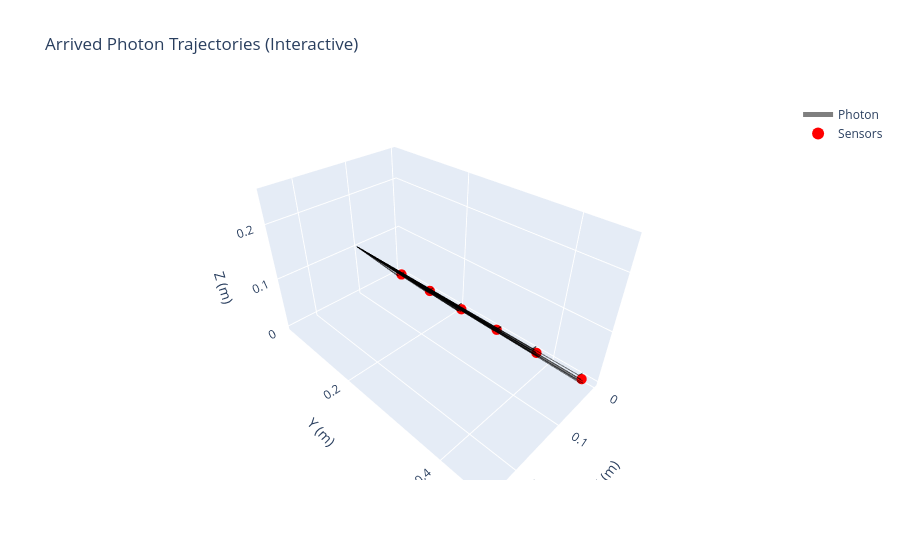

The notebook cell this image was saved under:
### Code cell
import plotly.graph_objects as go

# Filter only arrived photons
df_arrived = df[df['event_type'] == 'arrived']

fig = go.Figure()

# Plot up to 500 trajectories for clarity
for i, traj_str in enumerate(df_arrived['trajectory']):
  if i >= 500:
    break
  points = np.array([list(map(float, p.split(','))) for p in traj_str.split(';')], dtype=float)
  fig.add_trace(go.Scatter3d(
    x=points[:,0], y=points[:,1], z=points[:,2],
    mode='lines',
    line=dict(color='black', width=2),
    opacity=0.5,
    name='Photon' if i == 0 else None,
    showlegend=(i == 0)
  ))

# Add sensor positions
sensor_pos = np.array(sensor_positions)
fig.add_trace(go.Scatter3d(
  x=sensor_pos[:,0], y=sensor_pos[:,1], z=sensor_pos[:,2],
  mode='markers',
  marker=dict(size=6, color='red'),
  name='Sensors'
))

fig.update_layout(
  scene=dict(
    xaxis_title='X (m)',
    yaxis_title='Y (m)',
    zaxis_title='Z (m)',
  ),
  title='Arrived Photon Trajectories (Interactive)',
  legend=dict(itemsizing='constant')
)

fig.show()

### Figure 1 — Plotly figure (JSON) as saved in the notebook; plotly's stock layout.template omitted (floating-point values rounded to 4 significant figures)
{"data": [{"line": {"color": "black", "width": 2}, "mode": "lines", "name": "Photon", "opacity": 0.5, "showlegend": true, "type": "scatter3d", "x": [0.25, 0.01408], "y": [0.25, 0.462], "z": [0.25, 0.0]}, {"line": {"color": "black", "width": 2}, "mode": "lines", "opacity": 0.5, "showlegend": false, "type": "scatter3d", "x": [0.25, 0.01088], "y": [0.25, 0.3754], "z": [0.25, 0.0]}, {"line": {"color": "black", "width": 2}, "mode": "lines", "opacity": 0.5, "showlegend": false, "type": "scatter3d", "x": [0.25, 0.01011], "y": [0.25, 0.3772], "z": [0.25, 0.004309]}, {"line": {"color": "black", "width": 2}, "mode": "lines", "opacity": 0.5, "showlegend": false, "type": "scatter3d", "x": [0.25, 0.01421], "y": [0.25, 0.04113], "z": [0.25, 0.0]}, {"line": {"color": "black", "width": 2}, "mode": "lines", "opacity": 0.5, "showlegend": false, "type": "scatter3d", "x": [0.25, 0.01012, 0.01, 0.0], "y": [0.25, 0.2958, 0.2959, 0.2961], "z": [0.25, 0.007854, 0.007815, 0.006681]}, {"line": {"color": "black", "width": 2}, "mode": "lines", "opacity": 0.5, "showlegend": false, "type": "scatter3d", "x": [0.25, 0.01011, 0.01, 0.0], "y": [0.25, 0.4549, 0.455, 0.4559], "z": [0.25, 0.009069, 0.00903, 0.007901]}, {"line": {"color": "black", "width": 2}, "mode": "lines", "opacity": 0.5, "showlegend": false, "type": "scatter3d", "x": [0.25, 0.01087], "y": [0.25, 0.2913], "z": [0.25, 0.0]}, {"line": {"color": "black", "width": 2}, "mode": "lines", "opacity": 0.5, "showlegend": false, "type": "scatter3d", "x": [0.25, 0.01011], "y": [0.25, 0.03857], "z": [0.25, 0.003696]}, {"line": {"color": "black", "width": 2}, "mode": "lines", "opacity": 0.5, "showlegend": false, "type": "scatter3d", "x": [0.25, 0.01011, 0.01, -1.735e-18, 0.01], "y": [0.25, 0.2972, 0.2972, 0.2974, 0.2976], "z": [0.25, 0.008352, 0.008313, 0.007181, 0.006049]}, {"line": {"color": "black", "width": 2}, "mode": "lines", "opacity": 0.5, "showlegend": false, "type": "scatter3d", "x": [0.25, 0.01011], "y": [0.25, 0.1221], "z": [0.25, 0.00517]}, {"line": {"color": "black", "width": 2}, "mode": "lines", "opacity": 0.5, "showlegend": false, "type": "scatter3d", "x": [0.25, 0.01359], "y": [0.25, 0.2073], "z": [0.25, 0.0]}, {"line": {"color": "black", "width": 2}, "mode": "lines", "opacity": 0.5, "showlegend": false, "type": "scatter3d", "x": [0.25, 0.01011, 0.01, 1.735e-18], "y": [0.25, 0.1303, 0.1303, 0.1297], "z": [0.25, 0.007645, 0.007606, 0.00647]}, {"line": {"color": "black", "width": 2}, "mode": "lines", "opacity": 0.5, "showlegend": false, "type": "scatter3d", "x": [0.25, 0.01011], "y": [0.25, 0.2128], "z": [0.25, 0.004414]}, {"line": {"color": "black", "width": 2}, "mode": "lines", "opacity": 0.5, "showlegend": false, "type": "scatter3d", "x": [0.25, 0.01011], "y": [0.25, 0.1265], "z": [0.25, 0.003373]}, {"line": {"color": "black", "width": 2}, "mode": "lines", "opacity": 0.5, "showlegend": false, "type": "scatter3d", "x": [0.25, 0.01142], "y": [0.25, 0.4651], "z": [0.25, 0.0]}, {"line": {"color": "black", "width": 2}, "mode": "lines", "opacity": 0.5, "showlegend": false, "type": "scatter3d", "x": [0.25, 0.01011], "y": [0.25, 0.3728], "z": [0.25, 0.008288]}, {"line": {"color": "black", "width": 2}, "mode": "lines", "opacity": 0.5, "showlegend": false, "type": "scatter3d", "x": [0.25, 0.01011, 0.01, 0.0], "y": [0.25, 0.3672, 0.3672, 0.3678], "z": [0.25, 0.004336, 0.004297, 0.003146]}, {"line": {"color": "black", "width": 2}, "mode": "lines", "opacity": 0.5, "showlegend": false, "type": "scatter3d", "x": [0.25, 0.01011], "y": [0.25, 0.459], "z": [0.25, 0.00365]}, {"line": {"color": "black", "width": 2}, "mode": "lines", "opacity": 0.5, "showlegend": false, "type": "scatter3d", "x": [0.25, 0.0124], "y": [0.25, 0.1204], "z": [0.25, 0.0]}, {"line": {"color": "black", "width": 2}, "mode": "lines", "opacity": 0.5, "showlegend": false, "type": "scatter3d", "x": [0.25, 0.01011], "y": [0.25, 0.4549], "z": [0.25, 0.0003803]}, {"line": {"color": "black", "width": 2}, "mode": "lines", "opacity": 0.5, "showlegend": false, "type": "scatter3d", "x": [0.25, 0.01011], "y": [0.25, 0.3763], "z": [0.25, 0.006328]}, {"line": {"color": "black", "width": 2}, "mode": "lines", "opacity": 0.5, "showlegend": false, "type": "scatter3d", "x": [0.25, 0.01011, 0.01, 0.007464], "y": [0.25, 0.2826, 0.2826, 0.2827], "z": [0.25, 0.0003365, 0.0002966, 0.0]}, {"line": {"color": "black", "width": 2}, "mode": "lines", "opacity": 0.5, "showlegend": false, "type": "scatter3d", "x": [0.25, 0.01011, 0.01, 0.0, 0.01], "y": [0.25, 0.2043, 0.2043, 0.204, 0.2038], "z": [0.25, 0.009489, 0.00945, 0.008323, 0.007197]}, {"line": {"color": "black", "width": 2}, "mode": "lines", "opacity": 0.5, "showlegend": false, "type": "scatter3d", "x": [0.25, 0.01093], "y": [0.25, 0.3735], "z": [0.25, 0.0]}, {"line": {"color": "black", "width": 2}, "mode": "lines", "opacity": 0.5, "showlegend": false, "type": "scatter3d", "x": [0.25, 0.01012], "y": [0.25, 0.1236], "z": [0.25, 0.004809]}, {"line": {"color": "black", "width": 2}, "mode": "lines", "opacity": 0.5, "showlegend": false, "type": "scatter3d", "x": [0.25, 0.01172], "y": [0.25, 0.2135], "z": [0.25, 0.0]}, {"line": {"color": "black", "width": 2}, "mode": "lines", "opacity": 0.5, "showlegend": false, "type": "scatter3d", "x": [0.25, 0.0129], "y": [0.25, 0.209], "z": [0.25, 0.0]}, {"line": {"color": "black", "width": 2}, "mode": "lines", "opacity": 0.5, "showlegend": false, "type": "scatter3d", "x": [0.25, 0.01011], "y": [0.25, 0.3673], "z": [0.25, 0.003169]}, {"line": {"color": "black", "width": 2}, "mode": "lines", "opacity": 0.5, "showlegend": false, "type": "scatter3d", "x": [0.25, 0.01181], "y": [0.25, 0.4529], "z": [0.25, 0.0]}, {"line": {"color": "black", "width": 2}, "mode": "lines", "opacity": 0.5, "showlegend": false, "type": "scatter3d", "x": [0.25, 0.01011], "y": [0.25, 0.2872], "z": [0.25, 0.003904]}, {"line": {"color": "black", "width": 2}, "mode": "lines", "opacity": 0.5, "showlegend": false, "type": "scatter3d", "x": [0.25, 0.01011], "y": [0.25, 0.2006], "z": [0.25, 0.0008847]}, {"line": {"color": "black", "width": 2}, "mode": "lines", "opacity": 0.5, "showlegend": false, "type": "scatter3d", "x": [0.25, 0.01146], "y": [0.25, 0.2084], "z": [0.25, 0.0]}, {"line": {"color": "black", "width": 2}, "mode": "lines", "opacity": 0.5, "showlegend": false, "type": "scatter3d", "x": [0.25, 0.01092], "y": [0.25, 0.3829], "z": [0.25, 0.0]}, {"line": {"color": "black", "width": 2}, "mode": "lines", "opacity": 0.5, "showlegend": false, "type": "scatter3d", "x": [0.25, 0.01166], "y": [0.25, 0.1316], "z": [0.25, 0.0]}, {"line": {"color": "black", "width": 2}, "mode": "lines", "opacity": 0.5, "showlegend": false, "type": "scatter3d", "x": [0.25, 0.01011], "y": [0.25, 0.3807], "z": [0.25, 0.0007692]}, {"line": {"color": "black", "width": 2}, "mode": "lines", "opacity": 0.5, "showlegend": false, "type": "scatter3d", "x": [0.25, 0.01011], "y": [0.25, 0.03752], "z": [0.25, 0.002467]}, {"line": {"color": "black", "width": 2}, "mode": "lines", "opacity": 0.5, "showlegend": false, "type": "scatter3d", "x": [0.25, 0.01011], "y": [0.25, 0.3765], "z": [0.25, 0.005007]}, {"line": {"color": "black", "width": 2}, "mode": "lines", "opacity": 0.5, "showlegend": false, "type": "scatter3d", "x": [0.25, 0.01011, 0.01, 0.0, 0.01], "y": [0.25, 0.3695, 0.3695, 0.3701, 0.3706], "z": [0.25, 0.00856, 0.008521, 0.00739, 0.006259]}, {"line": {"color": "black", "width": 2}, "mode": "lines", "opacity": 0.5, "showlegend": false, "type": "scatter3d", "x": [0.25, 0.01011], "y": [0.25, 0.1262], "z": [0.25, 0.00354]}, {"line": {"color": "black", "width": 2}, "mode": "lines", "opacity": 0.5, "showlegend": false, "type": "scatter3d", "x": [0.25, 0.01011], "y": [0.25, 0.2005], "z": [0.25, 0.001025]}, {"line": {"color": "black", "width": 2}, "mode": "lines", "opacity": 0.5, "showlegend": false, "type": "scatter3d", "x": [0.25, 0.01016], "y": [0.25, 0.1227], "z": [0.25, 0.0]}, {"line": {"color": "black", "width": 2}, "mode": "lines", "opacity": 0.5, "showlegend": false, "type": "scatter3d", "x": [0.25, 0.01011], "y": [0.25, 0.2123], "z": [0.25, 0.0008923]}, {"line": {"color": "black", "width": 2}, "mode": "lines", "opacity": 0.5, "showlegend": false, "type": "scatter3d", "x": [0.25, 0.01011], "y": [0.25, 0.127], "z": [0.25, 0.007979]}, {"line": {"color": "black", "width": 2}, "mode": "lines", "opacity": 0.5, "showlegend": false, "type": "scatter3d", "x": [0.25, 0.01011], "y": [0.25, 0.121], "z": [0.25, 0.001767]}, {"line": {"color": "black", "width": 2}, "mode": "lines", "opacity": 0.5, "showlegend": false, "type": "scatter3d", "x": [0.25, 0.01231], "y": [0.25, 0.2078], "z": [0.25, 0.0]}, {"line": {"color": "black", "width": 2}, "mode": "lines", "opacity": 0.5, "showlegend": false, "type": "scatter3d", "x": [0.25, 0.01011], "y": [0.25, 0.2879], "z": [0.25, 0.005167]}, {"line": {"color": "black", "width": 2}, "mode": "lines", "opacity": 0.5, "showlegend": false, "type": "scatter3d", "x": [0.25, 0.01011], "y": [0.25, 0.1264], "z": [0.25, 0.0005296]}, {"line": {"color": "black", "width": 2}, "mode": "lines", "opacity": 0.5, "showlegend": false, "type": "scatter3d", "x": [0.25, 0.01011], "y": [0.25, 0.1307], "z": [0.25, 0.002995]}, {"line": {"color": "black", "width": 2}, "mode": "lines", "opacity": 0.5, "showlegend": false, "type": "scatter3d", "x": [0.25, 0.01011, 0.01, 1.735e-18], "y": [0.25, 0.0471, 0.04707, 0.04612], "z": [0.25, 0.006857, 0.006819, 0.005679]}, {"line": {"color": "black", "width": 2}, "mode": "lines", "opacity": 0.5, "showlegend": false, "type": "scatter3d", "x": [0.25, 0.01295], "y": [0.25, 0.04344], "z": [0.25, 0.0]}, {"line": {"color": "black", "width": 2}, "mode": "lines", "opacity": 0.5, "showlegend": false, "type": "scatter3d", "x": [0.25, 0.01011], "y": [0.25, 0.4625], "z": [0.25, 0.002696]}, {"marker": {"color": "red", "size": 6}, "mode": "markers", "name": "Sensors", "type": "scatter3d", "x": [0.005, 0.005, 0.005, 0.005, 0.005, 0.005], "y": [0.04167, 0.125, 0.2083, 0.2917, 0.375, 0.4583], "z": [0.0, 0.0, 0.0, 0.0, 0.0, 0.0]}], "layout": {"legend": {"itemsizing": "constant"}, "scene": {"xaxis": {"title": {"text": "X (m)"}}, "yaxis": {"title": {"text": "Y (m)"}}, "zaxis": {"title": {"text": "Z (m)"}}}, "title": {"text": "Arrived Photon Trajectories (Interactive)"}}}
